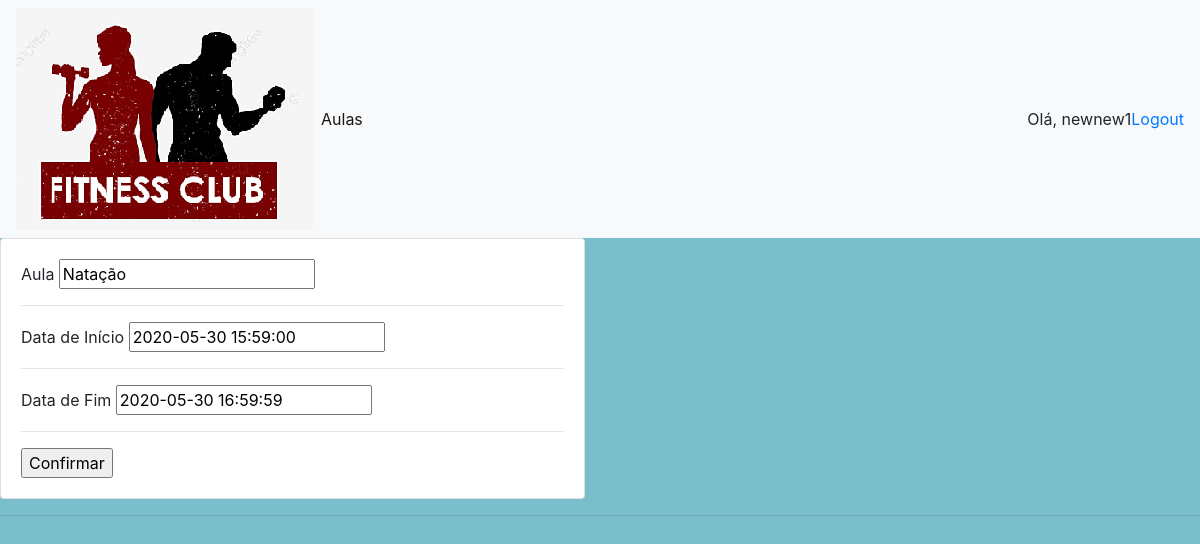
Screenshot of /update_class/6/ (signed in) with the database file from the repository.
### account/models.py (models this page shows, shortened)
class Class(models.Model):
    user = models.ForeignKey(User, verbose_name="user", null=True, on_delete=models.SET_NULL)
    class_name = models.CharField(max_length=200, verbose_name="Aula", null=True)
    start_date = models.DateTimeField(null=True, verbose_name="Data de Início")
    end_date = models.DateTimeField(null=True, verbose_name="Data de Fim")

### account/decorators.py (the view)
        def wrapper_func(request, *args, **kwargs):
            group = None
            if request.user.groups.exists():
                group = request.user.groups.all()[0].name
                if group in allowed_roles:
                    return view_func(request, *args, **kwargs)
                else:
                    return HttpResponse('You are not authorized to view this page')

### account/forms.py
class ClassForm(ModelForm):
	class Meta:
		model = Class
		exclude = ['user']

### account/views.py (called while the page is built, shortened)
@login_required(login_url='login')
@allowed_users(allowed_roles=['professor'])
def update_class(request, pk):
    classObj = Class.objects.get(id=pk)
    if classObj.user != request.user:
        return redirect('dashboard_professor')
    classForm = ClassForm(instance=classObj)
    context = {'form':classForm}
    return render(request, 'accounts/create_class.html', context)

### account/templates/accounts/create_class.html (shortened to what this page needs)
{%  extends 'accounts/main_professor_page.html' %}
{% load static %}
{% block content %}
<div class="row">
	<div class="col-md-6">
		<div class="card card-body">
			<form action="" method="POST">
				{% for field in form %}
					{{field.label}}
					{{field}}
					<hr>
				{% endfor %}
				<input type="submit" value="Confirmar" name="Submit">
			</form>
		</div>
	</div>
</div>
{% endblock %}

### account/templates/accounts/professornavbar.html (shortened to what this page needs)
{% load static %}
<nav class="navbar navbar-expand-lg navbar-light bg-light">
  <img src="{% static 'images/academia_logo.png' %}">
  <div class="collapse navbar-collapse" id="navbarNav">
    <ul class="navbar-nav">
      <li class="nav-item active">
        <a class="nav-link" href="/dashboard_professor/">Aulas</a>
      </li>
    </ul>
  </div>
    <span class="hello-msg">Olá, {{request.user.username}}</span>
    <span ><a  class="hello-msg" href="{% url 'logout' %}"> Logout</a></span>
</nav>

### static/css/main.css (style rules this page uses)
body, html { margin: 0; padding: 0; height: 100%; background: #7abecc !important; }

### rows the page displays
Class: form "Natação" "2020-05-30 15:59:00" "2020-05-30 16:59:59"

### other values shown
{{ request.user.username }} "newnew1"
{{ field.label }} "Aula" "Data de Início" "Data de Fim"
